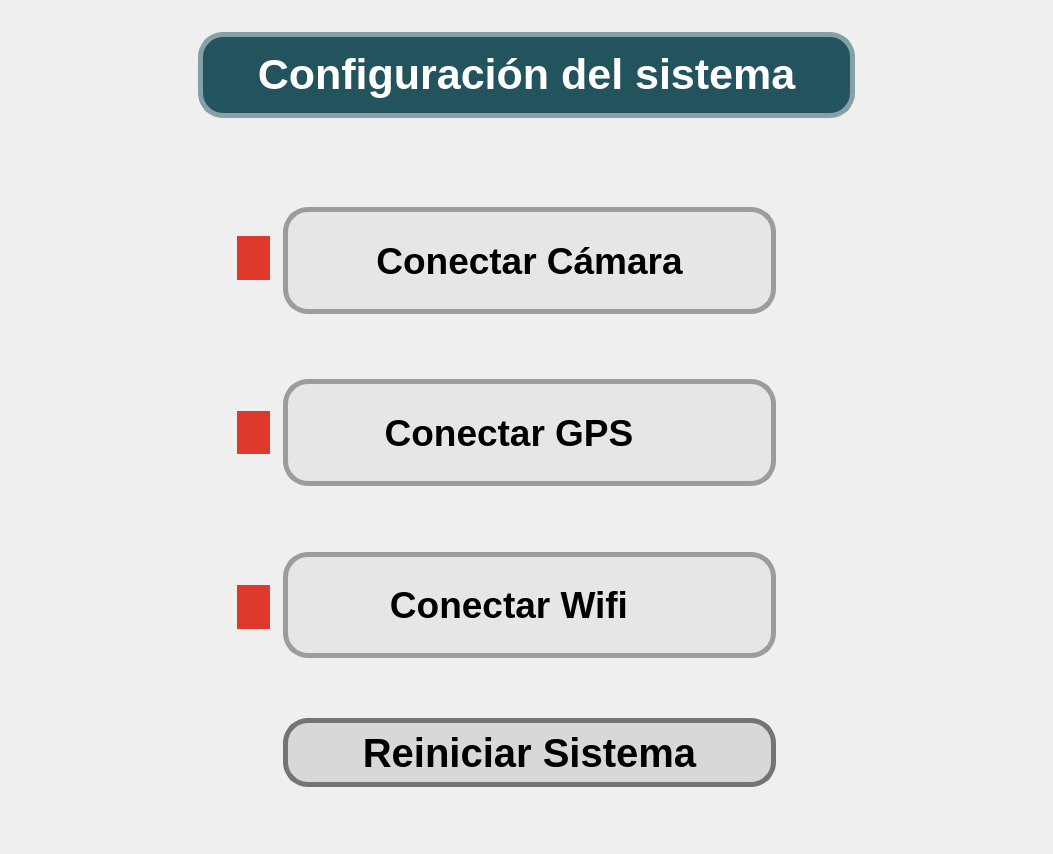
         <widget class="QWidget" name="systemPage">
          <layout class="QGridLayout" name="gridLayout_13" rowstretch="5,20,5,70,5" columnstretch="20,70,20">
           <item row="0" column="1">
            <spacer name="verticalSpacer_58">
             <property name="orientation">
              <enum>Qt::Vertical</enum>
             </property>
             <property name="sizeHint" stdset="0">
              <size>
               <width>597</width>
               <height>25</height>
              </size>
             </property>
            </spacer>
           </item>
           <item row="1" column="0" rowspan="2">
            <spacer name="horizontalSpacer_46">
             <property name="orientation">
              <enum>Qt::Horizontal</enum>
             </property>
             <property name="sizeHint" stdset="0">
              <size>
               <width>217</width>
               <height>98</height>
              </size>
             </property>
            </spacer>
           </item>
           <item row="1" column="1">
            <widget class="QLabel" name="systemSettingsLabel">
             <property name="font">
              <font>
               <family>Ubuntu</family>
               <pointsize>32</pointsize>
               <bold>true</bold>
              </font>
             </property>
             <property name="styleSheet">
              <string notr="true">color: rgb(0,0,0);


background-color: rgb(76, 165, 34);
border: 5px solid;
border-radius: 5px;
border-color: rgb(255, 255, 255);
border-radius: 25px;
color: rgb(255, 255, 255);
background-color: rgba(20, 87, 105, 255);
background-color: rgb(35, 83, 93);
border-color: rgb(133, 161, 167);


</string>
             </property>
             <property name="text">
              <string>Configuración del sistema</string>
             </property>
             <property name="textFormat">
              <enum>Qt::RichText</enum>
             </property>
             <property name="scaledContents">
              <bool>false</bool>
             </property>
             <property name="alignment">
              <set>Qt::AlignCenter</set>
             </property>
            </widget>
           </item>
           <item row="1" column="2" rowspan="2">
            <spacer name="horizontalSpacer_48">
             <property name="orientation">
              <enum>Qt::Horizontal</enum>
             </property>
             <property name="sizeHint" stdset="0">
              <size>
               <width>217</width>
               <height>98</height>
              </size>
             </property>
            </spacer>
           </item>
           <item row="2" column="1">
            <spacer name="verticalSpacer_57">
             <property name="orientation">
              <enum>Qt::Vertical</enum>
             </property>
             <property name="sizeHint" stdset="0">
              <size>
               <width>375</width>
               <height>25</height>
              </size>
             </property>
            </spacer>
           </item>
           <item row="3" column="0" rowspan="2">
            <spacer name="horizontalSpacer_47">
             <property name="orientation">
              <enum>Qt::Horizontal</enum>
             </property>
             <property name="sizeHint" stdset="0">
              <size>
               <width>217</width>
               <height>678</height>
              </size>
             </property>
            </spacer>
           </item>
           <item row="3" column="1">
            <widget class="QGroupBox" name="systemButtonsGroupBox">
             <property name="styleSheet">
              <string notr="true">border:none;</string>
             </property>
             <property name="title">
              <string/>
             </property>
             <layout class="QGridLayout" name="gridLayout_12" rowstretch="10,20,10,20,10,20,10,13" columnstretch="1,8,1,70,10">
              <item row="1" column="0" rowspan="2">
               <spacer name="horizontalSpacer_50">
                <property name="orientation">
                 <enum>Qt::Horizontal</enum>
                </property>
                <property name="sizeHint" stdset="0">
                 <size>
                  <width>40</width>
                  <height>20</height>
                 </size>
                </property>
               </spacer>
              </item>
              <item row="1" column="1" rowspan="5">
               <widget class="QGroupBox" name="statusGroupBox">
                <property name="styleSheet">
                 <string notr="true">border:none;</string>
                </property>
                <property name="title">
                 <string/>
                </property>
                <layout class="QGridLayout" name="gridLayout_15">
                 <property name="leftMargin">
                  <number>23</number>
                 </property>
                 <property name="topMargin">
                  <number>29</number>
                 </property>
                 <property name="rightMargin">
                  <number>0</number>
                 </property>
                 <property name="bottomMargin">
                  <number>29</number>
                 </property>
                 <property name="horizontalSpacing">
                  <number>0</number>
                 </property>
                 <property name="verticalSpacing">
                  <number>131</number>
                 </property>
                 <item row="0" column="0">
                  <widget class="QLabel" name="camStatusLabel">
                   <property name="styleSheet">
                    <string notr="true">background-color: rgb(223, 57, 45);
border-radius:20px;</string>
                   </property>
                   <property name="text">
                    <string/>
                   </property>
                  </widget>
                 </item>
                 <item row="1" column="0">
                  <widget class="QLabel" name="gpsStatusLabel">
                   <property name="styleSheet">
                    <string notr="true">background-color: rgb(223, 57, 45);
border-radius:20px;</string>
                   </property>
                   <property name="text">
                    <string/>
                   </property>
                  </widget>
                 </item>
                 <item row="2" column="0">
                  <widget class="QLabel" name="wifiStatusLabel">
                   <property name="styleSheet">
                    <string notr="true">background-color: rgb(223, 57, 45);
border-radius:20px;</string>
                   </property>
                   <property name="text">
                    <string/>
                   </property>
                  </widget>
                 </item>
                </layout>
               </widget>
              </item>
              <item row="0" column="3">
               <spacer name="verticalSpacer_61">
                <property name="orientation">
                 <enum>Qt::Vertical</enum>
                </property>
                <property name="sizeHint" stdset="0">
                 <size>
                  <width>20</width>
                  <height>40</height>
                 </size>
                </property>
               </spacer>
              </item>
              <item row="2" column="3">
               <spacer name="verticalSpacer_56">
                <property name="orientation">
                 <enum>Qt::Vertical</enum>
                </property>
                <property name="sizeHint" stdset="0">
                 <size>
                  <width>375</width>
                  <height>41</height>
                 </size>
                </property>
               </spacer>
              </item>
              <item row="3" column="4">
               <spacer name="horizontalSpacer_52">
                <property name="orientation">
                 <enum>Qt::Horizontal</enum>
                </property>
                <property name="sizeHint" stdset="0">
                 <size>
                  <width>40</width>
                  <height>20</height>
                 </size>
                </property>
               </spacer>
              </item>
              <item row="3" column="3">
               <widget class="QPushButton" name="connectGpsButton">
                <property name="sizePolicy">
                 <sizepolicy hsizetype="Preferred" vsizetype="Preferred">
                  <horstretch>0</horstretch>
                  <verstretch>0</verstretch>
                 </sizepolicy>
                </property>
                <property name="font">
                 <font>
                  <family>Ubuntu</family>
                  <pointsize>28</pointsize>
                  <bold>true</bold>
                 </font>
                </property>
                <property name="styleSheet">
                 <string notr="true">
QPushButton {
border: 5px solid;
border-radius: 25px;
color: rgb(0, 0, 0);
background-color: rgb(230, 230, 230);
border-color: rgb(156, 156, 156);

}

QPushButton:hover {
	color: rgb(216, 216, 216);
	color: rgb(255, 255, 255);

background-color: rgb(0, 108, 90);
background-color: rgb(35, 129, 38);
	border-color: rgb(124, 124, 124);
	background-color: rgb(72, 72, 72);
icon: url(:/Recursos/Icons/gpsW.svg)
}</string>
                </property>
                <property name="text">
                 <string>  Conectar GPS      </string>
                </property>
                <property name="icon">
                 <iconset resource="../../../Recursos/resources.qrc">
                  <normaloff>:/Recursos/Icons/gpsB.svg</normaloff>:/Recursos/Icons/gpsB.svg</iconset>
                </property>
                <property name="iconSize">
                 <size>
                  <width>45</width>
                  <height>45</height>
                 </size>
                </property>
               </widget>
              </item>
              <item row="5" column="3">
               <widget class="QPushButton" name="connectWifiButton">
                <property name="sizePolicy">
                 <sizepolicy hsizetype="Preferred" vsizetype="Preferred">
                  <horstretch>0</horstretch>
                  <verstretch>0</verstretch>
                 </sizepolicy>
                </property>
                <property name="minimumSize">
                 <size>
                  <width>0</width>
                  <height>80</height>
                 </size>
                </property>
                <property name="font">
                 <font>
                  <family>Ubuntu</family>
                  <pointsize>28</pointsize>
                  <bold>true</bold>
                 </font>
                </property>
                <property name="styleSheet">
                 <string notr="true">
QPushButton {
border: 5px solid;
border-radius: 25px;
color: rgb(0, 0, 0);
background-color: rgb(230, 230, 230);
border-color: rgb(156, 156, 156);

}

QPushButton:hover {
	color: rgb(216, 216, 216);
	color: rgb(255, 255, 255);

background-color: rgb(0, 108, 90);
background-color: rgb(35, 129, 38);
	border-color: rgb(124, 124, 124);
	background-color: rgb(72, 72, 72);
icon: url(:/Recursos/Icons/wifiW.svg)
}</string>
                </property>
                <property name="text">
                 <string> Conectar Wifi     </string>
                </property>
                <property name="icon">
                 <iconset resource="../../../Recursos/resources.qrc">
                  <normaloff>:/Recursos/Icons/wifiB.svg</normaloff>:/Recursos/Icons/wifiB.svg</iconset>
                </property>
                <property name="iconSize">
                 <size>
                  <width>45</width>
                  <height>45</height>
                 </size>
                </property>
               </widget>
              </item>
              <item row="1" column="2" rowspan="2">
               <spacer name="horizontalSpacer_51">
                <property name="orientation">
                 <enum>Qt::Horizontal</enum>
                </property>
                <property name="sizeHint" stdset="0">
                 <size>
                  <width>40</width>
                  <height>20</height>
                 </size>
                </property>
               </spacer>
              </item>
              <item row="1" column="3">
               <widget class="QPushButton" name="connectCamButton">
                <property name="sizePolicy">
                 <sizepolicy hsizetype="Preferred" vsizetype="Preferred">
                  <horstretch>0</horstretch>
                  <verstretch>0</verstretch>
                 </sizepolicy>
                </property>
                <property name="font">
                 <font>
                  <family>Ubuntu</family>
                  <pointsize>28</pointsize>
                  <bold>true</bold>
                 </font>
                </property>
                <property name="styleSheet">
                 <string notr="true">

QPushButton {
border: 5px solid;
border-radius: 25px;
color: rgb(0, 0, 0);
background-color: rgb(230, 230, 230);
border-color: rgb(156, 156, 156);

}

QPushButton:hover {
	color: rgb(216, 216, 216);
	color: rgb(255, 255, 255);

background-color: rgb(0, 108, 90);
background-color: rgb(35, 129, 38);
	border-color: rgb(124, 124, 124);
	background-color: rgb(72, 72, 72);
icon: url(:/Recursos/Icons/camW.svg)
}
</string>
                </property>
                <property name="text">
                 <string> Conectar Cámara </string>
                </property>
                <property name="icon">
                 <iconset resource="../../../Recursos/resources.qrc">
                  <normaloff>:/Recursos/Icons/camB.svg</normaloff>:/Recursos/Icons/camB.svg</iconset>
                </property>
                <property name="iconSize">
                 <size>
                  <width>45</width>
                  <height>45</height>
                 </size>
                </property>
                <property name="autoExclusive">
                 <bool>false</bool>
                </property>
               </widget>
              </item>
              <item row="4" column="3">
               <spacer name="verticalSpacer_55">
                <property name="orientation">
                 <enum>Qt::Vertical</enum>
                </property>
                <property name="sizeHint" stdset="0">
                 <size>
                  <width>375</width>
                  <height>40</height>
                 </size>
                </property>
               </spacer>
              </item>
              <item row="6" column="3">
               <spacer name="verticalSpacer_60">
                <property name="orientation">
                 <enum>Qt::Vertical</enum>
                </property>
                <property name="sizeHint" stdset="0">
                 <size>
                  <width>20</width>
                  <height>40</height>
                 </size>
                </property>
               </spacer>
              </item>
              <item row="7" column="3">
               <widget class="QPushButton" name="rebootSystemButton">
                <property name="sizePolicy">
                 <sizepolicy hsizetype="Preferred" vsizetype="Preferred">
                  <horstretch>0</horstretch>
                  <verstretch>0</verstretch>
                 </sizepolicy>
                </property>
                <property name="font">
                 <font>
                  <family>Ubuntu</family>
                  <pointsize>30</pointsize>
                  <bold>true</bold>
                 </font>
                </property>
                <property name="styleSheet">
                 <string notr="true">QPushButton{
border: 5px solid;
border-radius: 25px;
color: rgb(0, 0, 0);
background-color: rgb(216, 216, 216);
border-color: rgb(116, 116, 116);
}
QPushButton:Hover{
	background-color: rgb(202, 33, 33);
	color: rgb(216, 216, 216);
border: none;
}</string>
                </property>
                <property name="text">
                 <string>Reiniciar Sistema</string>
                </property>
               </widget>
              </item>
             </layout>
            </widget>
           </item>
           <item row="3" column="2" rowspan="2">
            <spacer name="horizontalSpacer_49">
             <property name="orientation">
              <enum>Qt::Horizontal</enum>
             </property>
             <property name="sizeHint" stdset="0">
              <size>
               <width>217</width>
               <height>698</height>
              </size>
             </property>
            </spacer>
           </item>
           <item row="4" column="1">
            <spacer name="verticalSpacer_59">
             <property name="orientation">
              <enum>Qt::Vertical</enum>
             </property>
             <property name="sizeHint" stdset="0">
              <size>
               <width>375</width>
               <height>43</height>
              </size>
             </property>
            </spacer>
           </item>
          </layout>
         </widget>
